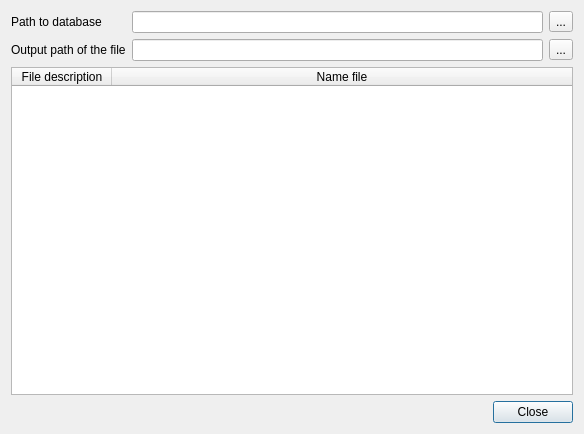
<?xml version="1.0" encoding="UTF-8"?>
<ui version="4.0">
 <class>SettingsDialog</class>
 <widget class="QDialog" name="SettingsDialog">
  <property name="geometry">
   <rect>
    <x>0</x>
    <y>0</y>
    <width>584</width>
    <height>434</height>
   </rect>
  </property>
  <property name="windowTitle">
   <string>Settings</string>
  </property>
  <layout class="QGridLayout" name="gridLayout_2">
   <item row="1" column="0" colspan="2">
    <widget class="QTableWidget" name="pathFileTableWidget">
     <property name="editTriggers">
      <set>QAbstractItemView::NoEditTriggers</set>
     </property>
     <property name="selectionMode">
      <enum>QAbstractItemView::SingleSelection</enum>
     </property>
     <property name="selectionBehavior">
      <enum>QAbstractItemView::SelectRows</enum>
     </property>
     <property name="sortingEnabled">
      <bool>false</bool>
     </property>
     <property name="wordWrap">
      <bool>true</bool>
     </property>
     <attribute name="horizontalHeaderStretchLastSection">
      <bool>true</bool>
     </attribute>
     <attribute name="verticalHeaderVisible">
      <bool>false</bool>
     </attribute>
     <column>
      <property name="text">
       <string>File description</string>
      </property>
     </column>
     <column>
      <property name="text">
       <string>Name file</string>
      </property>
     </column>
    </widget>
   </item>
   <item row="0" column="0" colspan="2">
    <layout class="QGridLayout" name="gridLayout">
     <item row="1" column="1">
      <widget class="QLineEdit" name="outputPathLineEdit">
       <property name="readOnly">
        <bool>true</bool>
       </property>
      </widget>
     </item>
     <item row="0" column="0">
      <widget class="QLabel" name="label_2">
       <property name="text">
        <string>Path to database</string>
       </property>
       <property name="buddy">
        <cstring>fileDatabaseLineEdit</cstring>
       </property>
      </widget>
     </item>
     <item row="0" column="2">
      <widget class="QToolButton" name="pathDatabaseToolButton">
       <property name="text">
        <string>...</string>
       </property>
      </widget>
     </item>
     <item row="0" column="1">
      <widget class="QLineEdit" name="fileDatabaseLineEdit">
       <property name="readOnly">
        <bool>true</bool>
       </property>
      </widget>
     </item>
     <item row="1" column="0">
      <widget class="QLabel" name="label_3">
       <property name="text">
        <string>Output path of the file</string>
       </property>
       <property name="buddy">
        <cstring>outputPathLineEdit</cstring>
       </property>
      </widget>
     </item>
     <item row="1" column="2">
      <widget class="QToolButton" name="outputPathToolButton">
       <property name="text">
        <string>...</string>
       </property>
      </widget>
     </item>
    </layout>
   </item>
   <item row="2" column="1">
    <widget class="QPushButton" name="closeButton">
     <property name="text">
      <string>Close</string>
     </property>
    </widget>
   </item>
   <item row="2" column="0">
    <spacer name="horizontalSpacer">
     <property name="orientation">
      <enum>Qt::Horizontal</enum>
     </property>
     <property name="sizeHint" stdset="0">
      <size>
       <width>40</width>
       <height>20</height>
      </size>
     </property>
    </spacer>
   </item>
  </layout>
 </widget>
 <tabstops>
  <tabstop>fileDatabaseLineEdit</tabstop>
  <tabstop>pathDatabaseToolButton</tabstop>
  <tabstop>outputPathLineEdit</tabstop>
  <tabstop>outputPathToolButton</tabstop>
  <tabstop>pathFileTableWidget</tabstop>
  <tabstop>closeButton</tabstop>
 </tabstops>
 <resources/>
 <connections/>
</ui>
